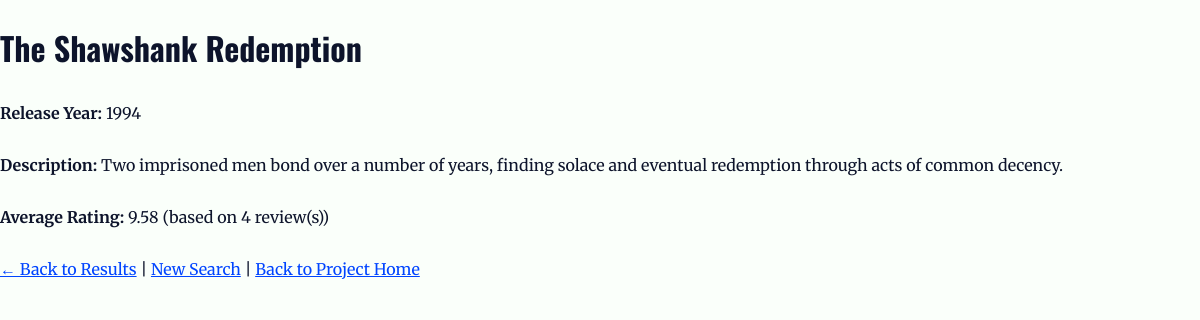
The app's page /Assignment10/project/search/avgmovie/search_avgmovie_detail.php?movieID=1 with its own data.
### tables this page shows
CREATE TABLE Movies 
(
    id INT PRIMARY KEY AUTO_INCREMENT,
    title VARCHAR(200) NOT NULL,
    releaseYear INT NOT NULL,
    description TEXT
);

### Assignment10/project/search/avgmovie/search_avgmovie_detail.php (the view, shortened to what this page needs)
<?php
require_once("../../db_connect.php");
$movieID = $_GET['movieID'] ?? '';
try {
    $query = "
      SELECT m.id, m.title, m.description, m.releaseYear,
             AVG(r.rating) AS avg_rating,
             COUNT(r.rating) AS review_count
      FROM Movies m
      LEFT JOIN Reviews r ON m.id = r.movieID
      WHERE m.id = :movieID
      GROUP BY m.id
    ";
    $stmt = $pdo->prepare($query);
    $stmt->execute(['movieID' => $movieID]);
    $movie = $stmt->fetch(PDO::FETCH_ASSOC);
} catch (PDOException $e) {
    die("Query failed: " . $e->getMessage());
}
?>
<!DOCTYPE html>
<html lang="en">
<head>
  <link rel="stylesheet" href="../../style.css">
</head>
<body>
  <?php if ($movie): ?>
    <h2><?= htmlspecialchars($movie['title']) ?></h2>
    <p><strong>Release Year:</strong> <?= htmlspecialchars($movie['releaseYear']) ?></p>
    <p><strong>Description:</strong> <?= htmlspecialchars($movie['description']) ?></p>
    <p><strong>Average Rating:</strong>
      <?php
      if ($movie['avg_rating'] !== null) {
          echo number_format($movie['avg_rating'], 2) . " (based on " . $movie['review_count'] . " review(s))";
      } else {
          echo "No ratings yet";
      }
      ?>
    </p>
  <?php else: ?>
    <p style="color:red;">Movie not found.</p>
  <?php endif; ?>
  <p>
    <a href="javascript:history.back()">← Back to Results</a> |
    <a href="search_avgmovie.html">New Search</a> |
    <a href="https://clabsql.constructor.university/~rbelachew/index.php">Back to Project Home</a>
  </p>
</body>
</html>

### Assignment10/project/style.css (style rules this page uses)
body { font-family: Merriweather, serif; background-color: #FAFFFA; color: #0D142B; margin: 0; padding: 0; }
h1, h2, h3, h4, h5, h6 { font-family: Oswald, sans-serif; color: #0D142B; margin-top: 1.5rem; margin-bottom: 1rem; }
h2 { font-size: 2rem; }
a, .highlight { color: #0044FF; }
html, body { height: 100%; display: flex; flex-direction: column; margin: 0; }

### records on screen
movies: title "The Shawshank Redemption", releaseYear "1994", description "Two imprisoned men bond over a number of years, finding solace and eventual redemption through acts of common decency."

### other values on screen
$movie['avg_rating'] "9.58"
$movie['review_count'] "4"
